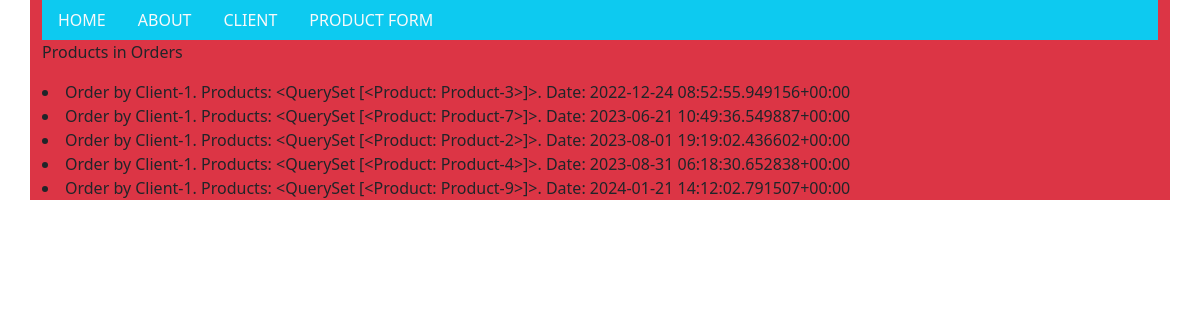
/1/, run on the app's committed database.
### hwapp/models.py (models this page shows)
class Order(models.Model):
    customer = models.ForeignKey(Client, on_delete=models.CASCADE)
    products = models.ManyToManyField(Product)
    total_price = models.DecimalField(
        max_digits=8, decimal_places=2, blank=True, null=True)
    created_at = models.DateTimeField(default=timezone.now)
    class Meta:
        verbose_name = ("Order")
        verbose_name_plural = ("Orders")
    def __str__(self):
        return f'Order by {self.customer}. Products: {self.products.all()}. Date: {self.created_at}'

class Client(models.Model):
    name = models.CharField(max_length=255)
    email = models.EmailField(max_length=255, blank=True, null=True)
    phone_num = models.BigIntegerField(blank=True, null=True)
    address = models.CharField(max_length=255, blank=True, null=True)
    created_at = models.DateTimeField(auto_now_add=True)
    class Meta:
        verbose_name = ("Client")
        verbose_name_plural = ("Clients")
    def __str__(self):
        return self.name

class Product(models.Model):
    name = models.CharField(max_length=255)
    description = models.TextField(blank=True, null=True)
    price = models.DecimalField(
        decimal_places=2, max_digits=8, blank=True, null=True)
    quantity = models.PositiveIntegerField(default=1)
    created_at = models.DateTimeField(auto_now_add=True)
    image = models.ImageField(upload_to='media', blank=True, null=True)
    class Meta:
        verbose_name = ("Product")
        verbose_name_plural = ("Products")
    def __str__(self):
        return self.name

### hwapp/views.py (the view)
# urls.py: path('<int:client_pk>/', views.client_orders, name='client_orders'),
def client_orders(request, client_pk):
    client = get_object_or_404(Client, pk=client_pk)
    orders = Order.objects.filter(customer=client).order_by('created_at')
    return render(request, 'hwapp/client_orders.html', {'orders': orders})

### hwapp/templates/hwapp/client_orders.html (shortened to what this page needs)
{% extends 'base.html' %}
{% block content %}
  <p>Products in Orders{{ message }}</p>
  {% for order in orders %}
    <li>{{ order }}</li>
  {% endfor %}
{% endblock %}

### templates/base.html (shortened to what this page needs)
<!DOCTYPE html>
<html>
  <head>
    {% load bootstrap5 %}
    {% bootstrap_css %}
  </head>
  <body>
    <div class="container bg-danger h-screen">
      <ul class="nav bg-info">
        <li class="nav-item">
          <a class="nav-link link-light" href="/">HOME</a>
        </li>
        <li class="nav-item">
          <a class="nav-link link-light" href="{% url 'hwapp:about' %}">ABOUT</a>
        </li>
        <li class="nav-item">
          <a class="nav-link link-light" href="{% url 'hwapp:index' %}">CLIENT</a>
        </li>
        <li class="nav-item">
          <a class="nav-link link-light" href="{% url 'hwapp:product_form' %}">PRODUCT FORM</a>
        </li>
      </ul>
      {% block content %}
      {% endblock %}
    </div>
  </body>
</html>

### data on the page
Order: customer+id+created_at "Order by Client-1. Products: <QuerySet [<Product: Product-3>]>. Date: 2022-12-24 08:52:55.949156+00:00"
Order: customer+id+created_at "Order by Client-1. Products: <QuerySet [<Product: Product-7>]>. Date: 2023-06-21 10:49:36.549887+00:00"
Order: customer+id+created_at "Order by Client-1. Products: <QuerySet [<Product: Product-2>]>. Date: 2023-08-01 19:19:02.436602+00:00"
Order: customer+id+created_at "Order by Client-1. Products: <QuerySet [<Product: Product-4>]>. Date: 2023-08-31 06:18:30.652838+00:00"
Order: customer+id+created_at "Order by Client-1. Products: <QuerySet [<Product: Product-9>]>. Date: 2024-01-21 14:12:02.791507+00:00"
